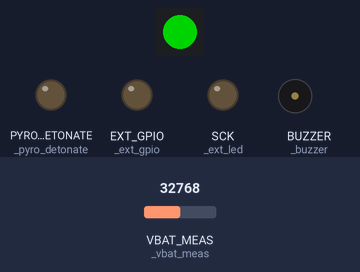
A program run on a simulated CircuitPython board. Parts: 1 RGB LEDs in strip order, left to right, output pins drawn as LEDs (lit = HIGH), buzzer (waves = sounding). The inputs (shaded band) are chosen by the test bench; at power-on: VBAT_MEAS (_vbat_meas) = 32768 (analog values on the 0–65535 scale). Dim RGB values are drawn brighter than linear; what the program prints to the serial console is not drawn.

Above: at 0.1 s.
At 8.1 s:
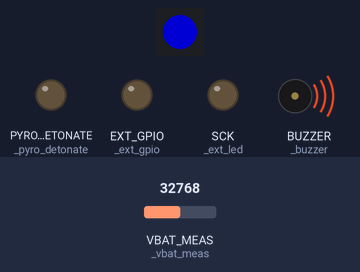
At 19.1 s:
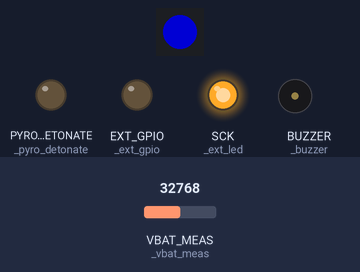
At 37.1 s:
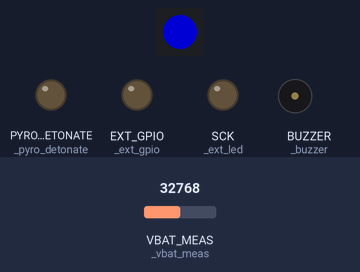
Timing chart, 0 to 38.6 s (numbered marks = the images above):
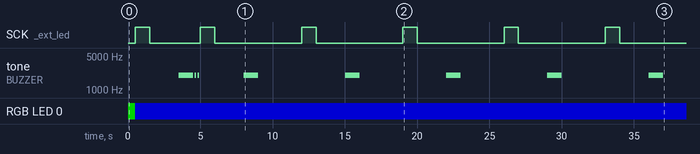

The program:

code.py
```python
import board
import external
import time
import measure
import statemachine
import buzzer
import config

delay_pyro_miliseconds = config.get_deployment_timer()
print(f'Read in a delay of {delay_pyro_miliseconds} ms from the config file')

states = statemachine.Statemachine(PYRO_FIRE_DELAY_MS = delay_pyro_miliseconds)

while True:
    buzzer.buzzer_tick()
    states.tick()
```

external.py
```python
import board
from digitalio import DigitalInOut, Direction
from pwmio import PWMOut
import neopixel

#Pin definitions
_pyro_detonate_pin = board.PYRO_DETONATE
_servo_pin = board.SERVO
_ext_led_pin = board.SCK
_ext_gpio_pin = board.EXT_GPIO

# pyro detonation initialization
# Simple output, high to turn on
_pyro_detonate = DigitalInOut(_pyro_detonate_pin)
_pyro_detonate.direction = Direction.OUTPUT
_pyro_detonate.value = False

# Servo inizialization
# PWM output with 50 HZ frequency
_servo = PWMOut(_servo_pin, frequency=50, duty_cycle=0)

# external LED initialization
# Simple output, high to turn on
_ext_led = DigitalInOut(_ext_led_pin)
_ext_led.direction = Direction.OUTPUT
_ext_led.value = False

# external GPIO initialization
# Simple output, high to turn on
_ext_gpio = DigitalInOut(_ext_gpio_pin)
_ext_gpio.direction = Direction.OUTPUT
_ext_gpio.value = False

# Init the Neopixel
_pixel = neopixel.NeoPixel(board.NEOPIXEL, 1, brightness=1, auto_write=True)
BRIGHTNESS = 0.5 # Value between 0.0 and 1.0 to define brightness of led


def set_external_led(state):
        _ext_led.value = state

def set_external_GPIO(state):
        _ext_gpio.value = state


def set_servo_duty(duty):
        '''
        Expects a number between 0.0 and 1.0 where 0 is the minimal setting and 1.0 is the maximal
        will set the servo accordingly
        '''

        if duty < 0.0 or duty > 1.0:
                raise ValueError(f"{duty} is an invalid input parameter, Stick with values between 0.0 and 1.0")

        # Calculate the actual dutycycle, 0 is 0% and 2**16 is 100%
        actual_duty = int((duty*0.05 + 0.05)*(2**16))
        _servo.duty_cycle = actual_duty

def PYRO_DETONATE():
        '''
        This function fires the Pyro!
        '''
        _pyro_detonate.value = True

def PYRO_RESET():
        '''
        This function resets the pyro
        '''
        _pyro_detonate.value = False

def neopixel_disable():
        global _pixel
        _pixel[0] = (0,0,0)

def neopixel_set_rgb(r, g, b):
        global _pixel
        _pixel[0] = (round(r*BRIGHTNESS),round(g*BRIGHTNESS),round(b*BRIGHTNESS))
```

measure.py
```python
import board
from analogio import AnalogIn
from digitalio import DigitalInOut, Direction, Pull

#Pin definitions
_bw_pin = board.BW
_arm_sense_pin = board.ARM_MEAS
_vbat_sense_pin = board.VBAT_MEAS
_pyro_cont_sense_pin = board.CONT_MEAS

# Breakwire initialization
# Simple input with no pull up
_bw = DigitalInOut(_bw_pin)
_bw.direction = Direction.INPUT

# Arm sense initialization
# Simple input with a pull up
_arm_sense = DigitalInOut(_arm_sense_pin)
_arm_sense.direction = Direction.INPUT
_arm_sense.pull = Pull.UP

# Vbat measurement
# Analog input
_vbat_meas = AnalogIn(_vbat_sense_pin)

# Pyro continuity sense initialization
# Simple input with a pull up
_pyro_cont_sense = DigitalInOut(_pyro_cont_sense_pin)
_pyro_cont_sense.direction = Direction.INPUT
_pyro_cont_sense.pull = Pull.UP

def is_light_switch_on():
        '''
        if the system is armed, this pin will be pulled low so it will return False
        '''
        return not _arm_sense.value

def is_buzzer_switch_on():
        '''
        if the pyro pins have continuity, the pin will be pulled high so it will return True
        '''
        return _pyro_cont_sense.value

def is_bw_inserted():
        '''
        if the BW is inserted, this pin will be pulled high so it will return True
        '''
        return _bw.value

def is_armed():
        '''
        if the system is armed, this pin will be pulled low so it will return False
        '''
        return not _arm_sense.value


def is_pyro_inserted():
        '''
        if the pyro is inserted, the pin will be pulled high so it will return True
        '''
        return _pyro_cont_sense.value

def get_vbat_voltage():
        '''
        This is an analog measurment between a 22k and 10k resistor. So the battery voltage will be 32/10 times as high
        Will return a float with the battery voltage
        '''
        return (_vbat_meas.value * 3.3 * 32/10) / 65536
```

statemachine.py
```python
import time
from time import sleep
import buzzer
import external
from external import set_external_led, set_external_GPIO
from measure import is_pyro_inserted, is_bw_inserted, is_armed, get_vbat_voltage, is_buzzer_switch_on, is_light_switch_on


class States():
        SYSTEMS_CHECK = 0
        ERROR_MODE = 1
        DATA_MODE = 2


class Statemachine:

        def __init__(self, PYRO_FIRE_DELAY_MS=60000):
                self.state = States.SYSTEMS_CHECK
                self.last_in_state_action = round(time.monotonic()*1000)
                self.last_state_transition = round(time.monotonic()*1000)
                self.launched_time = 0
                self.do_state_action()
                self.STATE_ACTION_DELAY_MS = 5000
                self.MIN_STATE_DELAY_MS = 500
                self.PYRO_FIRE_DELAY_MS = PYRO_FIRE_DELAY_MS
                self.LAUNCHED = False


        def tick(self):
            if self.last_in_state_action + self.STATE_ACTION_DELAY_MS < round(time.monotonic()*1000):
                self.do_state_action()
                self.last_in_state_action = round(time.monotonic()*1000)
            if self.last_state_transition + self.MIN_STATE_DELAY_MS < round(time.monotonic()*1000):
                self.check_state_transition()

        def check_state_transition(self):
            if self.state == States.SYSTEMS_CHECK:
                if not self._battery_voltage_valid():
                    self.do_state_transition(States.ERROR_MODE)
                else:
                    self.do_state_transition(States.DATA_MODE)

            elif self.state == States.ERROR_MODE:
                if self._battery_voltage_valid():
                    self.do_state_transition(States.DATA_MODE)

            elif self.state == States.DATA_MODE:
                if not self._battery_voltage_valid():
                    self.do_state_transition(States.ERROR_MODE)

        def do_state_action(self):
            if self.state == States.SYSTEMS_CHECK:
                external.neopixel_set_rgb(0, 255, 0)  # GREEN
            elif self.state == States.ERROR_MODE:
                external.neopixel_set_rgb(255, 0, 0)  # RED
            elif self.state == States.DATA_MODE:
                external.neopixel_set_rgb(0, 0, 255)  # BLUE
                self._queue_long_beep()
                external.set_external_led(True)
                sleep(1)  # wait for 1 second
                external.set_external_led(False)
                sleep(1)  # wait for 1 second

        def do_state_transition(self, to_state):
            state_trans_has_happened = False

            if self.state == States.SYSTEMS_CHECK:
                if to_state == States.ERROR_MODE:
                    self.state = States.ERROR_MODE
                    state_trans_has_happened = True
                elif to_state == States.DATA_MODE:
                    self.state = States.DATA_MODE
                    self._queue_short_beep()
                    state_trans_has_happened = True

            elif self.state == States.ERROR_MODE:
                if to_state == States.DATA_MODE:
                    self.state = States.DATA_MODE
                    self._queue_short_beep()
                    state_trans_has_happened = True

            elif self.state == States.DATA_MODE:
                if to_state == States.PREPERATION_MODE:
                    self.state = States.PREPERATION_MODE
                    self._queue_short_beep()
                    state_trans_has_happened = True
                elif to_state == States.ERROR_MODE:
                    self.state = States.ERROR_MODE
                    state_trans_has_happened = True

            if state_trans_has_happened:
                self.do_state_action()
                self._reset_state_timer()

        def check_if_pyro_should_be_fired(self):
            if self.state != States.LAUNCHED_MODE: # Not in launching state of the statediagram
                return False
            if self.LAUNCHED == False:  # Has not launched yet
                return False
            if self.launched_time == 0:  # The launchtimer has not been set yet
                return False
            if self.launched_time + self.PYRO_FIRE_DELAY_MS < round(time.monotonic()*1000):  # The amount of time has passed
                return True
            else:
                return False

        def set_launched_time(self):
            if self.LAUNCHED == True:
                self.launched_time = round(time.monotonic()*1000)

        def _reset_state_timer(self):
            self.last_state_transition = round(time.monotonic()*1000)

        def _queue_short_beep(self):
            buzzer.append_buzzer_note(2000, 100)
            buzzer.append_buzzer_wait(100)
            buzzer.append_buzzer_note(2000, 100)
            buzzer.append_buzzer_wait(100)

        def _queue_long_beep(self):
            buzzer.append_buzzer_note(2000, 1000)
            buzzer.append_buzzer_wait(1000)

        def _battery_voltage_valid(self): # Todo: Make it depend on the battery configuration
            if get_vbat_voltage() > 3.0:
                return True
            else:
                return True
```

buzzer.py
```python
import board
import pwmio
import time

_buzzer_pin = board.BUZZER

_buzzer_current_item = None
_buzzer_queue = []

#duty cycle is the fraction of the given value divided by 2**16
_buzzer = pwmio.PWMOut(_buzzer_pin, duty_cycle=0, frequency=2000, variable_frequency=True)

def _get_time_from_start():
        return round(time.monotonic()*1000)

def _queue_next_note():
        global _buzzer_current_item
        if len(_buzzer_queue) > 0:
                next_item_to_be_queued = _buzzer_queue.pop()
        else:
                _buzzer.duty_cycle = 0
                _buzzer_current_item = None
                return

        next_item_to_be_queued['start_time'] = _get_time_from_start()
        _buzzer_current_item = next_item_to_be_queued

        if _buzzer_current_item['freq'] == 0: # This is a wait
                _buzzer.duty_cycle = 0
        else:
                _buzzer.frequency = _buzzer_current_item['freq']
                _buzzer.duty_cycle = 2**15


def append_buzzer_wait(duration):
        '''
        duration: time in ms
        '''
        item_to_add = {
                'freq': 0,
                'duration': duration
        }
        _buzzer_queue.append(item_to_add)

def append_buzzer_note(freq, duration):
        '''
        freq: frequency of the tone in Hz
        duration: time in ms
        '''

        if freq <= 0:
                append_buzzer_wait(duration)
        item_to_add = {
                'freq': freq,
                'duration': duration
        }
        _buzzer_queue.append(item_to_add)

def buzzer_tick():
        '''
        Call this function in a loop to run the buzzer code
        '''
        if _buzzer_current_item == None: # There is notthing playing right now
                _queue_next_note() # Play another note if there is one
        elif _buzzer_current_item['start_time'] + _buzzer_current_item['duration'] < _get_time_from_start():
                _queue_next_note() # Play next note
```

config.py
```python
import json
import sys

def get_deployment_timer():
    '''
    Very simple method that reads a certain key from a JSON file that is stored on the feather
    in this case it is looking for the "deployment_delay_in_miliseconds" key
    There is no exception catching as the board should crash out when the config is not complete
    '''
    parsed_jsondata = json.loads(open('config.json', 'r').read())
    delay = parsed_jsondata['deployment_delay_in_miliseconds']

    return delay
```

Measured:
- by itself, SCK (_ext_led): goes HIGH 1.0 s, LOW 3.5 s, 4 × (HIGH 1.0 s, LOW 6.0 s), HIGH 1.0 s, then LOW
- by itself, RGB LED 0: off → RGB(0, 128, 0) at 0.00 s, → RGB(0, 0, 128) 0.50 s later
- by itself, tone on BUZZER (_buzzer): plays 2000 Hz for 1.0 s, 2000 Hz for 0.10 s, 2000 Hz for 0.10 s, 2000 Hz for 1.0 s, 2000 Hz for 1.0 s, 2000 Hz for 1.0 s … (8 notes in this stretch)
